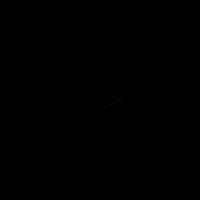
Frame 1 (no input)
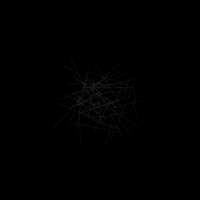
Frame 60 (the mouse pressed at the canvas centre just before this capture)
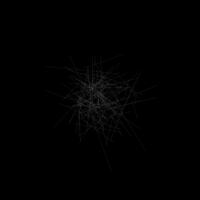
Frame 120 (the mouse held since frame 60 and released just before this capture)

The Processing sketch that drew these frames (run headless with seeded random() and noise(); from frame 60 on, the mouse is pressed at the canvas centre):

// Processing sketch: processing_147352
// ── processing_147352.pde

int RATIO = 20;
float x1, y1, x2, y2;

void setup() {
  size(200, 200);
  background(0);
  frameRate(1000);
  stroke(255, 10);
}

void draw() {
  x1 = width/2 + randomGaussian()*RATIO;
  y1 = height/2 + randomGaussian()*RATIO;
  x2 = width/2 + randomGaussian()*RATIO;
  y2 = height/2 + randomGaussian()*RATIO;

  line(x1, y1, x2, y2);
}
